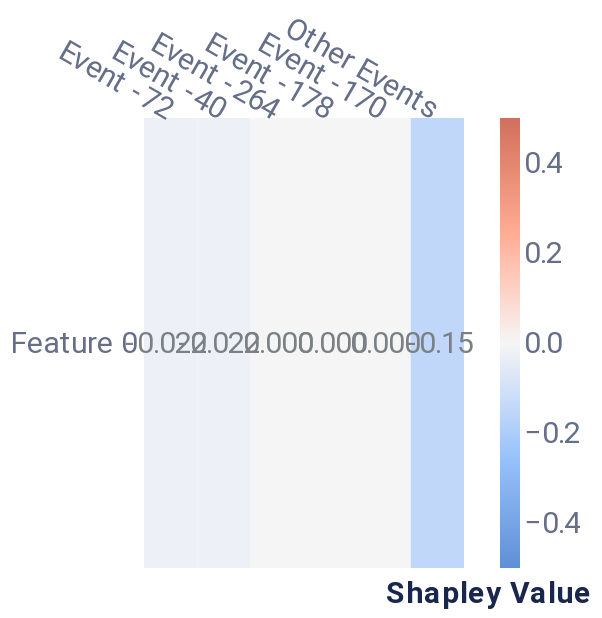

Here is the notebook cell this chart was saved with:
### Code cell
from timeshap.explainer import local_cell_level
from timeshap.plot import plot_cell_level

cell_dict = {'rs': 42, 'nsamples': 32000, 'top_x_events': 5, 'top_x_feats': 1}
cell_data = local_cell_level(f, random_sequence, cell_dict, event_data, feature_data, entity_uuid=None, entity_col=None, baseline=average_event, pruned_idx=pruning_idx)
feat_names = list(feature_data['Feature'].values)[:-1] # exclude pruned events
cell_plot = plot_cell_level(cell_data, feat_names, feature_dict.get('plot_features'))
cell_plot

### Figure 1 — Vega-Lite specification as saved in the notebook (floating-point values rounded to 4 significant figures)
{"config": {"axis": {"domain": true, "domainColor": "#666F89", "grid": false, "gridCap": "round", "gridColor": "#B3B7C4", "gridDash": [2, 4], "gridWidth": 0.5, "labelColor": "#666F89", "labelFont": "Roboto, Arial, sans-serif", "labelPadding": 2, "tickColor": "#666F89", "tickOpacity": 0.5, "tickSize": 4, "titleColor": "#19274E", "titleFont": "Roboto, Arial, sans-serif", "titleFontSize": 12}, "axisBand": {"domain": true, "labelPadding": 4, "ticks": false}, "axisY": {"domain": false, "titleAlign": "left", "titleAngle": 0, "titleX": -20, "titleY": -10}, "legend": {"labelColor": "#666F89", "labelFont": "Roboto, Arial, sans-serif", "labelFontSize": 12, "symbolSize": 40, "titleColor": "#19274E", "titleFont": "Roboto, Arial, sans-serif", "titleFontSize": 12, "titlePadding": 4}, "arc": {"stroke": "#FFFFFF", "strokeWidth": 1}, "bar": {"fill": "#2770EB", "stroke": null}, "line": {"stroke": "#2770EB", "strokeWidth": 2}, "path": {"stroke": "#2770EB", "strokeWidth": 0.5}, "point": {"fill": "#2770EB", "shape": "circle", "filled": true}, "rect": {"fill": "#2770EB"}, "rule": {"stroke": "#666F89"}, "shape": {"stroke": "#2770EB"}, "text": {"color": "#19274E", "font": "Roboto, Arial, sans-serif", "fontSize": 12}, "range": {"category": ["#2770EB", "#77B98A", "#DA5252", "#FFC400", "#A87AEA", "#00A39E", "#19274E"], "diverging": ["#006360", "#2BB3AE", "#96D9D7", "#FFFFFF", "#EDAAAA", "#DA5252", "#811D1D"], "heatmap": ["#18448F", "#1B4EA5", "#2770EB", "#4C88EE", "#82ACF3", "#A6C4F7", "#E9F1FD"], "ramp": ["#18448F", "#1B4EA5", "#2770EB", "#4C88EE", "#82ACF3", "#A6C4F7", "#E9F1FD"]}, "background": "#FFFFFF", "group": {"fill": "#FFFFFF"}, "header": {"labelColor": "#19274E", "labelFont": "Roboto, Arial, sans-serif", "labelFontSize": 12, "titleColor": "#19274E", "titleFont": "Roboto, Arial, sans-serif", "titleFontSize": 16}, "title": {"anchor": "start", "color": "#19274E", "font": "Roboto, Arial, sans-serif", "fontSize": 20, "fontWeight": "bold", "offset": 20, "subtitleColor": "#19274E", "subtitleFontSize": 16}, "view": {"continuousHeight": 300, "continuousWidth": 400, "stroke": "transparent"}}, "layer": [{"mark": "rect", "encoding": {"color": {"field": "rounded", "legend": {"gradientLength": 225, "gradientThickness": 10, "labelFontSize": 15, "orient": "right"}, "scale": {"domain": [-0.5, 0.5], "range": ["#5f8fd6", "#99c3fb", "#f5f5f5", "#ffaa92", "#d16f5b"]}, "title": null, "type": "quantitative"}, "x": {"axis": {"titleFontSize": 15}, "field": "Event", "sort": ["Event -72", "Event -40", "Event -264", "Event -178", "Event -170"], "type": "nominal"}, "y": {"axis": {"domain": false, "labelFontSize": 15, "title": null}, "field": "Feature", "sort": [], "type": "nominal"}}}, {"mark": {"type": "text", "align": "right", "baseline": "middle", "color": "#798184", "dx": 18, "fontSize": 15}, "encoding": {"text": {"field": "rounded_str", "type": "nominal"}, "x": {"axis": {"domain": false, "labelAngle": 30, "labelFontSize": 15, "orient": "top", "title": "Shapley Value", "titleX": 172, "titleY": 245}, "field": "Event", "sort": ["Event -72", "Event -40", "Event -264", "Event -178", "Event -170"], "type": "nominal"}, "y": {"axis": {"domain": false, "labelFontSize": 15, "title": null}, "field": "Feature", "sort": [], "type": "nominal"}}}], "data": {"name": "data-b64c6afe60c43a08e2d8b49d175b704d"}, "height": 225, "width": 160, "$schema": "https://vega.github.io/schema/vega-lite/v4.17.0.json", "datasets": {"data-b64c6afe60c43a08e2d8b49d175b704d": [{"Event": "Event -178", "Feature": "Feature 0", "Shapley Value": 6.06e-05, "rounded": 0.0, "rounded_str": "0.000"}, {"Event": "Event -264", "Feature": "Feature 0", "Shapley Value": -9.934e-10, "rounded": -0.0, "rounded_str": "0.000"}, {"Event": "Event -170", "Feature": "Feature 0", "Shapley Value": -0.0003167, "rounded": -0.0, "rounded_str": "0.000"}, {"Event": "Event -40", "Feature": "Feature 0", "Shapley Value": -0.02232, "rounded": -0.022, "rounded_str": "-0.022"}, {"Event": "Event -72", "Feature": "Feature 0", "Shapley Value": -0.02232, "rounded": -0.022, "rounded_str": "-0.022"}, {"Event": "Other Events", "Feature": "Feature 0", "Shapley Value": -0.1498, "rounded": -0.15, "rounded_str": "-0.15"}]}}
